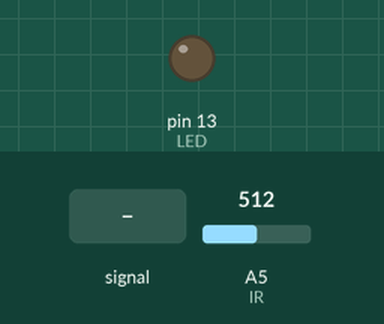
The sketch below on a simulated Arduino Uno, built with avr-gcc and run on an emulated ATmega328P. Parts: output pins drawn as LEDs (lit = HIGH). The inputs (shaded band) are chosen by the test bench; at power-on: A5 (IR) = 512. What the sketch prints to the serial monitor is not drawn.

Above: at 1.2 s.
1.3 s: A5 (IR) fed a 200 Hz sine of ±81 counts around its level
At 2.2 s:
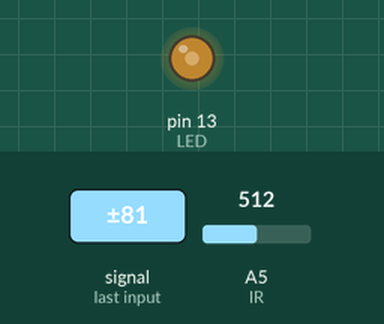
2.8 s: A5 (IR) set to 716
At 4.0 s:
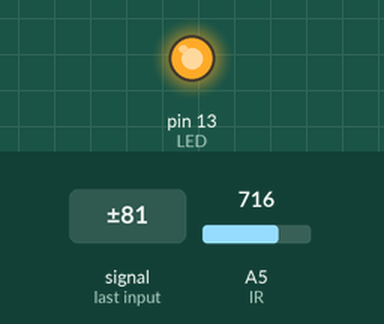
4.3 s: A5 (IR) set to 522
5.8 s: A5 (IR) set to 502
At 6.2 s:
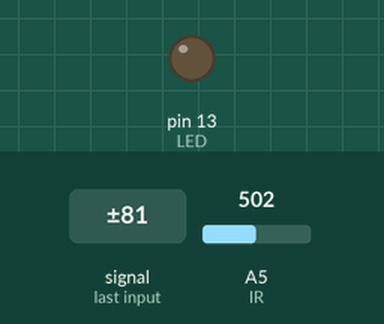
7.3 s: A5 (IR) set to 900
At 8.5 s:
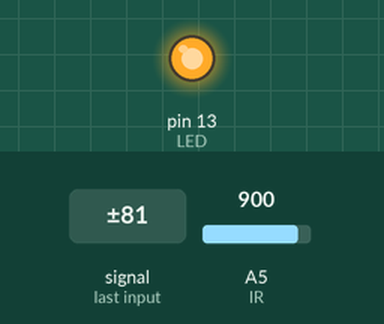
8.8 s: A5 (IR) set to 511
At 9.9 s:
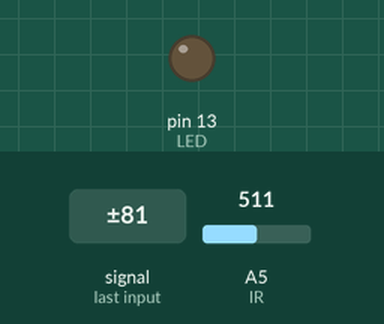
Timing chart, 0 to 11.3 s (numbered marks = the images above; inputs shaded):
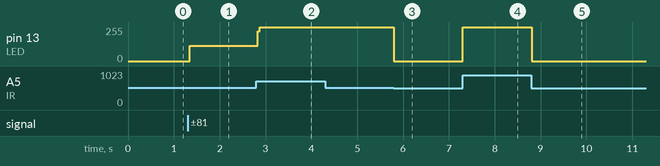

Measured:
- the behaviour switches between 514 and 513 on A5 (IR) (found by bisection; images 2 and 3)
- after the input at 1.3 s, pin 13 (LED): 0/255 → 114/255 after 0.05 s
- after the input at 2.8 s, pin 13 (LED): 114/255 → 255/255 at once
- after the input at 5.8 s, pin 13 (LED): 255/255 → 0/255 at once
- after the input at 7.3 s, pin 13 (LED): 0/255 → 255/255 at once
- after the input at 8.8 s, pin 13 (LED): 255/255 → 0/255 at once

The sketch:

Obstacle2.ino
```cpp
#define IR A5
#define MA 7
#define LED 13
int measurements[MA];

void setup() {
  // put your setup code here, to run once:

Serial.begin(115200);

pinMode(A0,INPUT);


}

void loop() {

Serial.println(analogRead(IR));

for (int i = 0; i < MA - 1; i++)
{
  measurements[i] = measurements [i+1];
}

measurements[MA - 1] = analogRead(IR);

long mean = 0;
for (int i = 0; i < MA; i++)
{
  mean += measurements[i];
}
mean /= MA;

Serial.println(mean);
analogWrite(LED, map(mean,0,1023,0,255));


}
```
